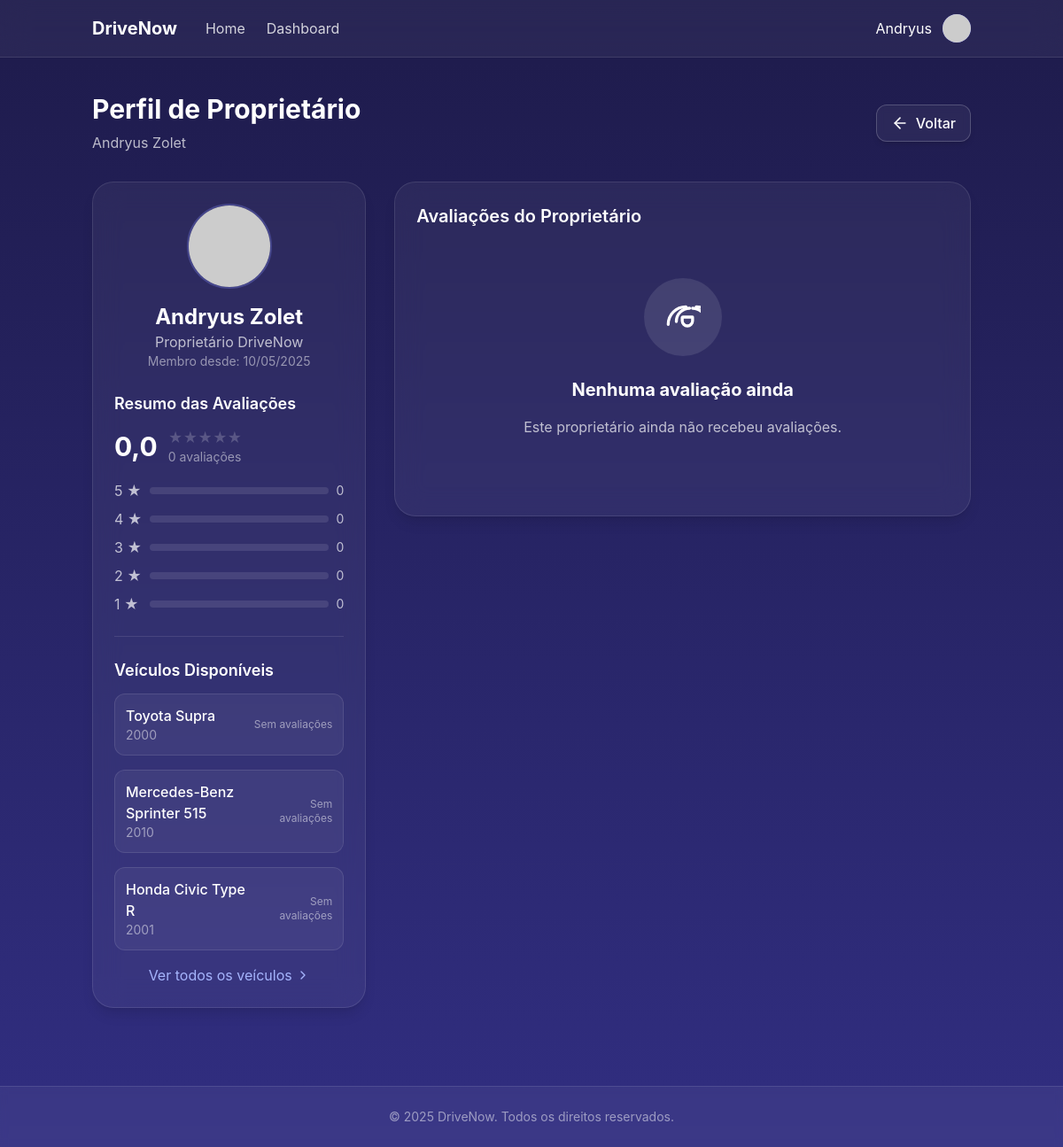
Screenshot of /drivenow/avaliacao/avaliacoes_proprietario.php?id=1 (signed in) with the database file from the repository.
### tables this page shows
CREATE TABLE `dono` (
  `id` int(11) NOT NULL AUTO_INCREMENT,
  `conta_usuario_id` int(11) DEFAULT NULL,
  PRIMARY KEY (`id`),
  UNIQUE KEY `conta_usuario_id` (`conta_usuario_id`)
);

CREATE TABLE `conta_usuario` (
  `id` int(11) NOT NULL AUTO_INCREMENT,
  `is_admin` tinyint(1) NOT NULL DEFAULT 0,
  `primeiro_nome` varchar(50) DEFAULT NULL,
  `segundo_nome` varchar(50) DEFAULT NULL,
  `telefone` varchar(20) DEFAULT NULL,
  `e_mail` varchar(100) DEFAULT NULL,
  `senha` varchar(255) DEFAULT NULL,
  `data_de_entrada` date DEFAULT NULL,
  `foto_perfil` varchar(255) DEFAULT NULL,
  `cpf` varchar(14) DEFAULT NULL COMMENT 'CPF do usuário',
  `foto_cnh_frente` varchar(255) DEFAULT NULL COMMENT 'Caminho para foto da CNH (frente)',
  `foto_cnh_verso` varchar(255) DEFAULT NULL COMMENT 'Caminho para foto da CNH (verso)',
  `status_docs` enum('pendente','verificando','aprovado','rejeitado') NOT NULL DEFAULT 'pendente' COMMENT 'Status da verificação dos documentos',
  `data_verificacao` datetime DEFAULT NULL COMMENT 'Data da última verificação',
  `admin_verificacao` int(11) DEFAULT NULL COMMENT 'ID do admin que verificou os documentos',
  `tem_cnh` tinyint(1) NOT NULL DEFAULT 0 COMMENT 'Se o usuário possui CNH',
  `cadastro_completo` tinyint(1) NOT NULL DEFAULT 0 COMMENT 'Se o usuário completou o cadastro com documentos',
  `observacoes_docs` text DEFAULT NULL COMMENT 'Observações da verificação',
  `mensagens_nao_lidas` int(11) NOT NULL DEFAULT 0,
  `media_avaliacao_proprietario` decimal(3,1) DEFAULT NULL,
  `total_avaliacoes_proprietario` int(11) DEFAULT 0,
  `media_avaliacao_locatario` decimal(3,1) DEFAULT NULL,
  `total_avaliacoes_locatario` int(11) DEFAULT 0,
  PRIMARY KEY (`id`),
  UNIQUE KEY `e_mail` (`e_mail`)
);

CREATE TABLE `veiculo` (
  `id` int(11) NOT NULL AUTO_INCREMENT,
  `local_id` int(11) DEFAULT NULL,
  `categoria_veiculo_id` int(11) DEFAULT NULL,
  `dono_id` int(11) DEFAULT NULL,
  `veiculo_marca` varchar(50) DEFAULT NULL,
  `veiculo_modelo` varchar(100) DEFAULT NULL,
  `veiculo_ano` int(11) DEFAULT NULL,
  `veiculo_km` int(11) DEFAULT NULL,
  `veiculo_placa` varchar(50) DEFAULT NULL,
  `veiculo_cambio` varchar(50) DEFAULT NULL,
  `veiculo_combustivel` varchar(50) DEFAULT NULL,
  `veiculo_portas` int(11) DEFAULT NULL,
  `veiculo_acentos` int(11) DEFAULT NULL,
  `veiculo_tracao` varchar(50) DEFAULT NULL,
  `disponivel` tinyint(1) DEFAULT 1 COMMENT '0=Indisponível, 1=Disponível',
  `preco_diaria` decimal(10,2) NOT NULL DEFAULT 150.00,
  `descricao` text DEFAULT NULL,
  `media_avaliacao` decimal(3,1) DEFAULT NULL,
  `total_avaliacoes` int(11) DEFAULT 0,
  PRIMARY KEY (`id`),
  KEY `local_id` (`local_id`),
  KEY `categoria_veiculo_id` (`categoria_veiculo_id`),
  KEY `dono_id` (`dono_id`)
);

### drivenow/includes/auth.php (called while the page is built, shortened)
<?php
function estaLogado() {
    return isset($_SESSION['usuario']);
}
function getUsuario() {
    return $_SESSION['usuario'] ?? null;
}
?>

### drivenow/avaliacao/avaliacoes_proprietario.php (the view, shortened to what this page needs)
<?php
require_once '../includes/auth.php';
$proprietarioId = (int)$_GET['id'];
global $pdo;
$stmt = $pdo->prepare("
    SELECT u.*, d.id as dono_id
    FROM conta_usuario u
    INNER JOIN dono d ON u.id = d.conta_usuario_id
    WHERE u.id = ?
");
$stmt->execute([$proprietarioId]);
$proprietario = $stmt->fetch();
$stmt = $pdo->prepare("
    SELECT ap.*, r.reserva_data, r.devolucao_data, r.veiculo_id,
           CONCAT(u.primeiro_nome, ' ', u.segundo_nome) AS nome_usuario,
           v.veiculo_marca, v.veiculo_modelo, v.veiculo_ano
    FROM avaliacao_proprietario ap
    INNER JOIN reserva r ON ap.reserva_id = r.id
    INNER JOIN conta_usuario u ON ap.usuario_id = u.id
    INNER JOIN veiculo v ON r.veiculo_id = v.id
    WHERE ap.proprietario_id = ?
    ORDER BY ap.data_avaliacao DESC
");
$stmt->execute([$proprietarioId]);
$avaliacoes = $stmt->fetchAll();
$stmt = $pdo->prepare("
    SELECT v.id, v.veiculo_marca, v.veiculo_modelo, v.veiculo_ano, v.media_avaliacao, v.total_avaliacoes
    FROM veiculo v
    WHERE v.dono_id = ?
    AND v.disponivel = 1
    ORDER BY v.media_avaliacao DESC
    LIMIT 5
");
$stmt->execute([$proprietario['dono_id']]);
$veiculos = $stmt->fetchAll();
$totalAvaliacoes = count($avaliacoes);
$mediaNota = 0;
$contagem = [
    5 => 0,
    4 => 0,
    3 => 0,
    2 => 0,
    1 => 0
];
$estaLogado = estaLogado();
$usuario = $estaLogado ? getUsuario() : null;
?>
<!DOCTYPE html>
<html lang="pt-br">
<head>
    <script src="https://cdn.tailwindcss.com"></script>
</head>
<body class="text-white">
    <header class="bg-white/5 backdrop-blur-lg border-b subtle-border py-4">
        <div class="container mx-auto px-4">
            <div class="flex justify-between items-center">
                <div class="flex items-center">
                    <h1 class="text-xl font-bold text-white mr-8">DriveNow</h1>
                    <nav class="hidden md:flex space-x-6">
                        <a href="../index.php" class="text-white/80 hover:text-white transition-colors">Home</a>
                        <a href="../vboard.php" class="text-white/80 hover:text-white transition-colors">Dashboard</a>
                    </nav>
                </div>
                <div class="flex items-center gap-3">
                    <?php if ($estaLogado): ?>
                        <span class="text-white hidden md:inline"><?= htmlspecialchars($usuario['primeiro_nome']) ?></span>
                        <div class="relative h-8 w-8 transition-transform hover:scale-110 rounded-full flex items-center justify-center bg-indigo-500 text-white overflow-hidden">
                            <?php if (isset($usuario['foto_perfil']) && !empty($usuario['foto_perfil'])): ?>
                                <img src="<?= htmlspecialchars($usuario['foto_perfil']) ?>" alt="Foto de Perfil" class="h-full w-full object-cover">
                            <?php else: ?>
                                <img src="https://api.dicebear.com/7.x/initials/svg?seed=<?= urlencode($usuario['primeiro_nome']) ?>&backgroundColor=818cf8&textColor=ffffff&fontSize=40" alt="Usuário" class="h-full w-full object-cover">
                            <?php endif; ?>
                        </div>
                    <?php endif; ?>
                </div>
            </div>
        </div>
    </header>
    <main class="container mx-auto py-10 px-4">
        <div class="flex items-center justify-between mb-8">
            <div>
                <h2 class="text-3xl font-bold text-white">Perfil de Proprietário</h2>
                <p class="text-white/70 mt-2"><?= htmlspecialchars($proprietario['primeiro_nome']) ?> <?= htmlspecialchars($proprietario['segundo_nome']) ?></p>
            </div>
            <a href="javascript:history.back()" class="border border-white/20 text-white hover:bg-white/20 rounded-xl px-4 py-2 font-medium backdrop-blur-sm bg-white/5 hover:bg-white/10 shadow-md hover:shadow-lg flex items-center justify-center">
                <svg xmlns="http://www.w3.org/2000/svg" width="24" height="24" viewBox="0 0 24 24" fill="none" stroke="currentColor" stroke-width="2" stroke-linecap="round" stroke-linejoin="round" class="h-5 w-5 mr-2">
                    <path d="m12 19-7-7 7-7"></path>
                    <path d="M19 12H5"></path>
                </svg>
                <span>Voltar</span>
            </a>
        </div>
        <div class="grid grid-cols-1 lg:grid-cols-3 gap-8">
            <div class="lg:col-span-1">
                <div class="backdrop-blur-lg bg-white/5 border subtle-border rounded-3xl shadow-lg p-6 card-shine space-y-6">
                    <div class="text-center mb-6">
                        <div class="w-24 h-24 rounded-full overflow-hidden border-2 border-indigo-400/30 mx-auto mb-4">
                            <?php if (isset($proprietario['foto_perfil']) && !empty($proprietario['foto_perfil'])): ?>
                                <img src="<?= htmlspecialchars($proprietario['foto_perfil']) ?>" alt="Foto de Perfil" class="h-full w-full object-cover">
                            <?php else: ?>
                                <img src="https://api.dicebear.com/7.x/initials/svg?seed=<?= urlencode($proprietario['primeiro_nome']) ?>&backgroundColor=818cf8&textColor=ffffff&fontSize=40" alt="Usuário" class="h-full w-full object-cover">
                            <?php endif; ?>
                        </div>
                        <h3 class="text-2xl font-bold"><?= htmlspecialchars($proprietario['primeiro_nome']) ?> <?= htmlspecialchars($proprietario['segundo_nome']) ?></h3>
                        <p class="text-white/70">Proprietário DriveNow</p>
                        <p class="text-white/50 text-sm">Membro desde: <?= isset($proprietario['data_de_entrada']) && $proprietario['data_de_entrada'] ? date('d/m/Y', strtotime($proprietario['data_de_entrada'])) : 'Data não disponível' ?></p>
                    </div>
                    <div>
                        <h4 class="text-lg font-semibold mb-3">Resumo das Avaliações</h4>
                        <div class="flex items-center mb-4">
                            <div class="text-3xl font-bold mr-3"><?= number_format($mediaNota, 1, ',', '.') ?></div>
                            <div>
                                <div class="stars">
                                    <?php for ($i = 1; $i <= 5; $i++): ?>
                                        <span class="star <?= $i <= round($mediaNota) ? 'filled' : '' ?>">★</span>
                                    <?php endfor; ?>
                                </div>
                                <div class="text-white/50 text-sm"><?= $totalAvaliacoes ?> avaliações</div>
                            </div>
                        </div>
                        <div class="space-y-2">
                            <?php for ($i = 5; $i >= 1; $i--): ?>
                                <div class="flex items-center">
                                    <div class="w-8 text-white/70"><?= $i ?> ★</div>
                                    <div class="flex-grow mx-2">
                                        <div class="h-2 rounded-full bg-white/10 overflow-hidden">
                                        </div>
                                    </div>
                                    <div class="text-white/70 text-sm"><?= $contagem[$i] ?></div>
                                </div>
                            <?php endfor; ?>
                        </div>
                    </div>
                    <div class="border-t border-white/10 pt-6">
                        <h4 class="text-lg font-semibold mb-3">Veículos Disponíveis</h4>
                        <?php if (empty($veiculos)): ?>
                            <p class="text-white/50 text-center py-4">Nenhum veículo disponível no momento</p>
                        <?php else: ?>
                            <div class="space-y-4">
                                <?php foreach ($veiculos as $veiculo): ?>
                                    <div class="bg-white/5 border subtle-border rounded-xl p-3 flex justify-between items-center hover:bg-white/10 transition-colors">
                                        <div>
                                            <p class="font-medium"><?= htmlspecialchars($veiculo['veiculo_marca']) ?> <?= htmlspecialchars($veiculo['veiculo_modelo']) ?></p>
                                            <p class="text-sm text-white/50"><?= htmlspecialchars($veiculo['veiculo_ano']) ?></p>
                                        </div>
                                        <div class="text-right">
                                            <?php if (isset($veiculo['media_avaliacao'])): ?>
                                                <div class="stars">
                                                    <?php for ($i = 1; $i <= 5; $i++): ?>
                                                        <span class="star <?= $i <= round($veiculo['media_avaliacao']) ? 'filled' : '' ?>" style="font-size: 0.875rem;">★</span>
                                                    <?php endfor; ?>
                                                </div>
                                                <div class="text-xs text-white/50">(<?= $veiculo['total_avaliacoes'] ?? 0 ?>)</div>
                                            <?php else: ?>
                                                <p class="text-xs text-white/50">Sem avaliações</p>
                                            <?php endif; ?>
                                        </div>
                                    </div>
                                <?php endforeach; ?>
                            </div>
                            <div class="mt-4 text-center">
                                <a href="../reserva/listagem_veiculos.php" class="text-indigo-300 hover:text-indigo-200 transition-colors inline-flex items-center">
                                    Ver todos os veículos
                                    <svg xmlns="http://www.w3.org/2000/svg" width="24" height="24" viewBox="0 0 24 24" fill="none" stroke="currentColor" stroke-width="2" stroke-linecap="round" stroke-linejoin="round" class="ml-1 h-4 w-4">
                                        <polyline points="9 18 15 12 9 6"></polyline>
                                    </svg>
                                </a>
                            </div>
                        <?php endif; ?>
                    </div>
                </div>
            </div>
            <div class="lg:col-span-2">
                <div class="backdrop-blur-lg bg-white/5 border subtle-border rounded-3xl shadow-lg p-6">
                    <h3 class="text-xl font-semibold mb-4">Avaliações do Proprietário</h3>
                    <?php if (empty($avaliacoes)): ?>
                        <div class="text-center py-10">
                            <div class="p-6 rounded-full bg-white/10 text-white inline-flex mb-6">
                            </div>
                            <h3 class="text-xl font-bold text-white mb-4">Nenhuma avaliação ainda</h3>
                            <p class="text-white/70 mb-6">Este proprietário ainda não recebeu avaliações.</p>
                        </div>
                    <?php endif; ?>
                </div>
            </div>
        </div>
    </main>
    <footer class="bg-white/5 backdrop-blur-sm border-t subtle-border py-6 mt-12">
        <div class="container mx-auto px-4">
            <div class="text-center text-white/50 text-sm">
                &copy; <?= date('Y') ?> DriveNow. Todos os direitos reservados.
            </div>
        </div>
    </footer>
</body>
</html>

### drivenow/avaliacao/avaliacoes_proprietario.php (style rules this page uses)
body { background: linear-gradient(to bottom, #1e1b4b, #312e81); min-height: 100vh; font-family: 'Inter', sans-serif; }
.subtle-border { border-color: rgba(255, 255, 255, 0.1); }
.card-shine { position: relative; overflow: hidden; }
.card-shine::before { content: ''; position: absolute; top: -50%; left: -50%; width: 200%; height: 200%; background: radial-gradient(circle, rgba(255,255,255,0.1) 0%, transparent 40%); transform: translateY(-100%) translateX(-100%); opacity: 0; pointer-events: none; transition: opacity 0.8s ease; }
.stars { display: inline-flex; align-items: center; }
.stars .star { color: rgba(255, 255, 255, 0.2); }

### rows the page displays
dono: conta_usuario.primeiro_nome "Andryus", conta_usuario.segundo_nome "Zolet", conta_usuario.data_de_entrada "10/05/2025"
veiculo: veiculo_marca "Toyota", veiculo_modelo "Supra", veiculo_ano "2000", shows "Sem avaliações"
veiculo: veiculo_marca "Mercedes-Benz", veiculo_modelo "Sprinter 515", veiculo_ano "2010", shows "Sem avaliações"
veiculo: veiculo_marca "Honda", veiculo_modelo "Civic Type R", veiculo_ano "2001", shows "Sem avaliações"

### other values shown
$mediaNota "0,0"
$totalAvaliacoes "0"
$contagem[$i] "0"
